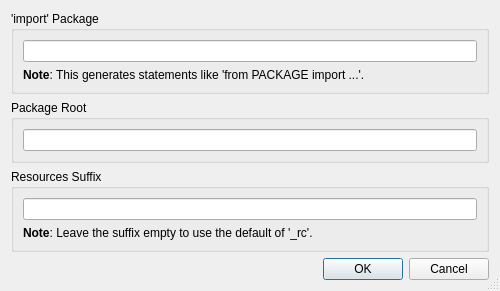
<?xml version="1.0" encoding="UTF-8"?>
<ui version="4.0">
 <class>UicCompilerOptionsDialog</class>
 <widget class="QDialog" name="UicCompilerOptionsDialog">
  <property name="geometry">
   <rect>
    <x>0</x>
    <y>0</y>
    <width>500</width>
    <height>280</height>
   </rect>
  </property>
  <property name="windowTitle">
   <string>uic Compiler Options</string>
  </property>
  <property name="sizeGripEnabled">
   <bool>true</bool>
  </property>
  <layout class="QVBoxLayout" name="verticalLayout_4">
   <item>
    <widget class="QGroupBox" name="packageGroup">
     <property name="title">
      <string>'import' Package</string>
     </property>
     <layout class="QVBoxLayout" name="verticalLayout_2">
      <item>
       <widget class="E5ClearableLineEdit" name="packageEdit">
        <property name="toolTip">
         <string>Enter the package name</string>
        </property>
       </widget>
      </item>
      <item>
       <widget class="QLabel" name="label_2">
        <property name="text">
         <string>&lt;b&gt;Note&lt;/b&gt;: This generates statements like 'from PACKAGE import ...'.</string>
        </property>
        <property name="wordWrap">
         <bool>true</bool>
        </property>
       </widget>
      </item>
     </layout>
    </widget>
   </item>
   <item>
    <widget class="QGroupBox" name="groupBox">
     <property name="title">
      <string>Package Root</string>
     </property>
     <layout class="QVBoxLayout" name="verticalLayout_3">
      <item>
       <widget class="E5ClearableLineEdit" name="packageRootEdit">
        <property name="toolTip">
         <string>Enter the project relative path of the packages root directory</string>
        </property>
       </widget>
      </item>
     </layout>
    </widget>
   </item>
   <item>
    <widget class="QGroupBox" name="suffixGroup">
     <property name="title">
      <string>Resources Suffix</string>
     </property>
     <layout class="QVBoxLayout" name="verticalLayout">
      <item>
       <widget class="E5ClearableLineEdit" name="suffixEdit">
        <property name="toolTip">
         <string>Enter the suffix of compiled resource files (default: _rc)</string>
        </property>
       </widget>
      </item>
      <item>
       <widget class="QLabel" name="label_4">
        <property name="text">
         <string>&lt;b&gt;Note&lt;/b&gt;: Leave the suffix empty to use the default of '_rc'.</string>
        </property>
        <property name="wordWrap">
         <bool>true</bool>
        </property>
       </widget>
      </item>
     </layout>
    </widget>
   </item>
   <item>
    <widget class="QDialogButtonBox" name="buttonBox">
     <property name="orientation">
      <enum>Qt::Horizontal</enum>
     </property>
     <property name="standardButtons">
      <set>QDialogButtonBox::Cancel|QDialogButtonBox::Ok</set>
     </property>
    </widget>
   </item>
  </layout>
 </widget>
 <customwidgets>
  <customwidget>
   <class>E5ClearableLineEdit</class>
   <extends>QLineEdit</extends>
   <header>E5Gui/E5LineEdit.h</header>
  </customwidget>
 </customwidgets>
 <tabstops>
  <tabstop>packageEdit</tabstop>
  <tabstop>packageRootEdit</tabstop>
  <tabstop>suffixEdit</tabstop>
 </tabstops>
 <resources/>
 <connections>
  <connection>
   <sender>buttonBox</sender>
   <signal>accepted()</signal>
   <receiver>UicCompilerOptionsDialog</receiver>
   <slot>accept()</slot>
   <hints>
    <hint type="sourcelabel">
     <x>248</x>
     <y>254</y>
    </hint>
    <hint type="destinationlabel">
     <x>157</x>
     <y>274</y>
    </hint>
   </hints>
  </connection>
  <connection>
   <sender>buttonBox</sender>
   <signal>rejected()</signal>
   <receiver>UicCompilerOptionsDialog</receiver>
   <slot>reject()</slot>
   <hints>
    <hint type="sourcelabel">
     <x>316</x>
     <y>260</y>
    </hint>
    <hint type="destinationlabel">
     <x>286</x>
     <y>274</y>
    </hint>
   </hints>
  </connection>
 </connections>
</ui>
